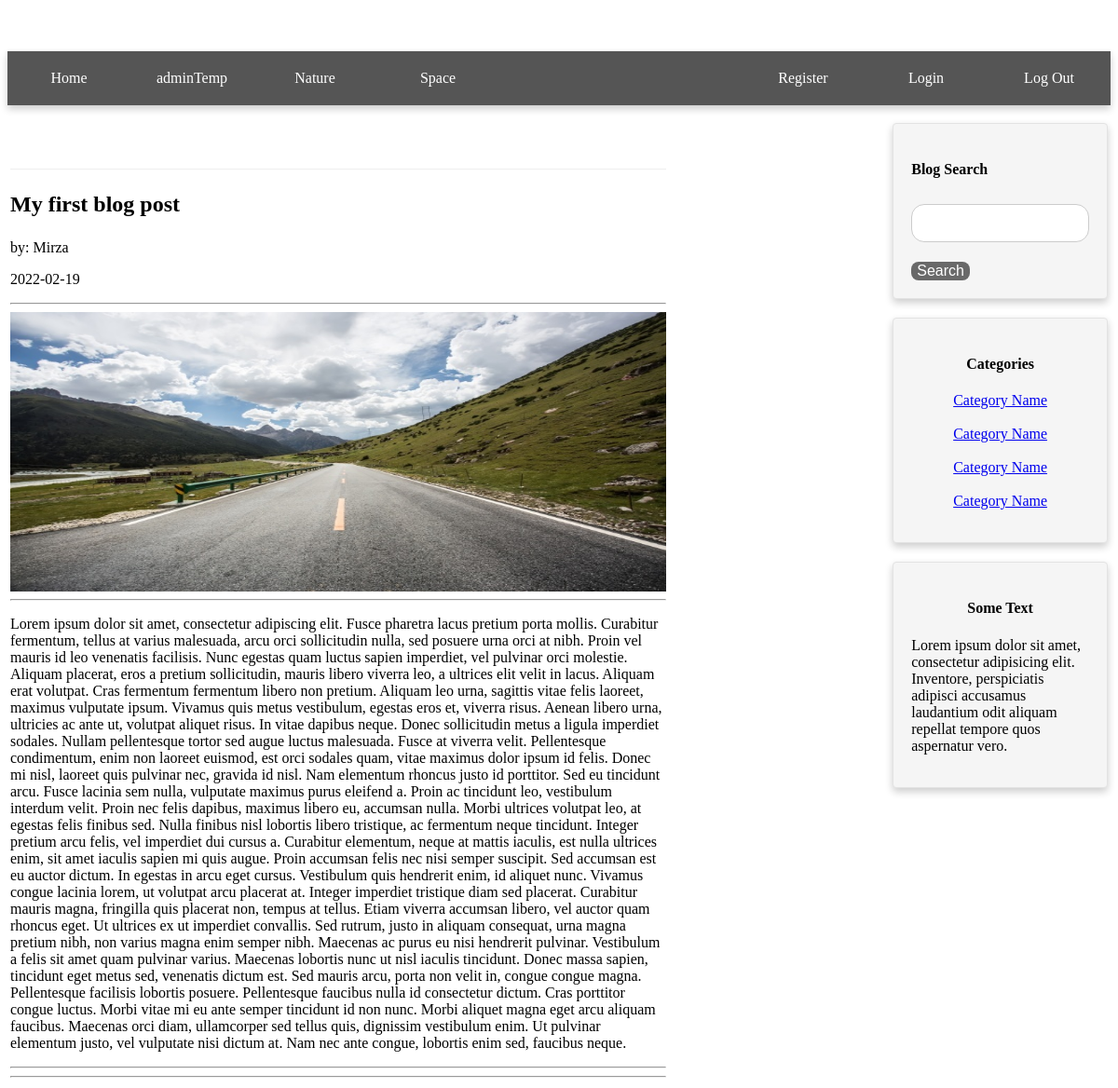
/CMS/posts.php?p_id=1, run on the app's committed database.
### tables this page shows
CREATE TABLE `categories` (
  `cat_id` int(3) NOT NULL,
  `cat_title` varchar(255) NOT NULL
);

CREATE TABLE `posts` (
  `post_id` int(3) NOT NULL,
  `post_category_id` int(3) NOT NULL,
  `post_title` varchar(255) NOT NULL,
  `post_author` varchar(255) NOT NULL,
  `post_date` date NOT NULL,
  `post_image` text NOT NULL,
  `post_content` text NOT NULL,
  `post_tags` varchar(255) NOT NULL
);

### CMS/posts.php (the view, shortened to what this page needs)
<?php include "includes/header.php";?>
            <div >
<section id="field1">
               <?php
    if(isset($_GET['p_id'])){
        $get_post_id = $_GET['p_id'];
    }
                $query = "SELECT * FROM posts WHERE post_id = {$get_post_id}";
                $select_all_posts = mysqli_query($connection, $query);
    while($post_row = mysqli_fetch_assoc($select_all_posts)){
        $post_title = $post_row['post_title'];
        $post_author = $post_row['post_author'];
        $post_date = $post_row['post_date'];
        $post_content = $post_row['post_content'];
        ?>
        <h1 class="page-header">
                </h1>
                <h2>
                    <p> <?php echo $post_title ?></p>
                </h2>
                <p class="lead">by: <?php echo $post_author ?>
                </p>
                <p><span class="glyphicon glyphicon-time"></span><?php echo $post_date ?></p>
                <hr>
                <img class="img-post" src="images/road-with-yellow-lines_1112-907.jpg" alt="">
                <hr>
                <p><?php echo $post_content ?></p>
                <hr>
  <?php  }  ?>
                <hr>
             </section>
            </div>
<div>
<?php include "includes/sidebar.php"?>
   </div>
<?php include "includes/footer.php";?>

### CMS/includes/functions.php (shortened to what this page needs)
<?php
function selectAllCategories(){
    global $connection;
    $query = "SELECT * FROM categories";
    $select_all_cat = mysqli_query($connection, $query);
    while($cat_row = mysqli_fetch_assoc($select_all_cat)){
        $cat_title = $cat_row['cat_title'];
        echo "<li><a href='#'>{$cat_title}</a></li>";
    }
}
?>

### CMS/css/css.css (style rules this page uses)
.navbar li a { width: 100px; padding: 14px 16px; float: left; display: block; text-align: center; }
.navbar a { text-decoration: none; color: white; float: left; }
.page-header { padding-bottom: 9px; margin: 40px 0 20px; border-bottom: 1px solid #eee; }
section, input { -moz-box-sizing: border-box; -webkit-box-sizing: border-box; box-sizing: border-box; }
section { padding: 3px; margin:0; float: left; }
#field1 { width: 60%; }
.img-post { display: block; max-width: 100%; height: auto; position: inherit; width: 950px; height: 300px; }

### data on the page
categories: cat_title "Nature"
categories: cat_title "Space"
posts: post_title "My first blog post", post_author "Mirza", post_date "2022-02-19", post_content "Lorem ipsum dolor sit amet, consectetur adipiscing elit. Fusce pharetra lacus pretium porta mollis. Curabitur fermentum, tellus at varius malesuada, arcu orci sollicitudin nulla, sed posuere urna orci at nibh. Proin vel mauris id leo venenatis facilisis. Nunc egestas quam luctus sapien imperdiet, vel pulvinar orci molestie. Aliquam placerat, eros a pretium sollicitudin, mauris libero viverra leo, a ultrices elit velit in lacus. Aliquam erat volutpat. Cras fermentum fermentum libero non pretium. Aliquam leo urna, sagittis vitae felis laoreet, maximus vulputate ipsum. Vivamus quis metus vestibulum, egestas eros et, viverra risus. Aenean libero urna, ultricies ac ante ut, volutpat aliquet…"
